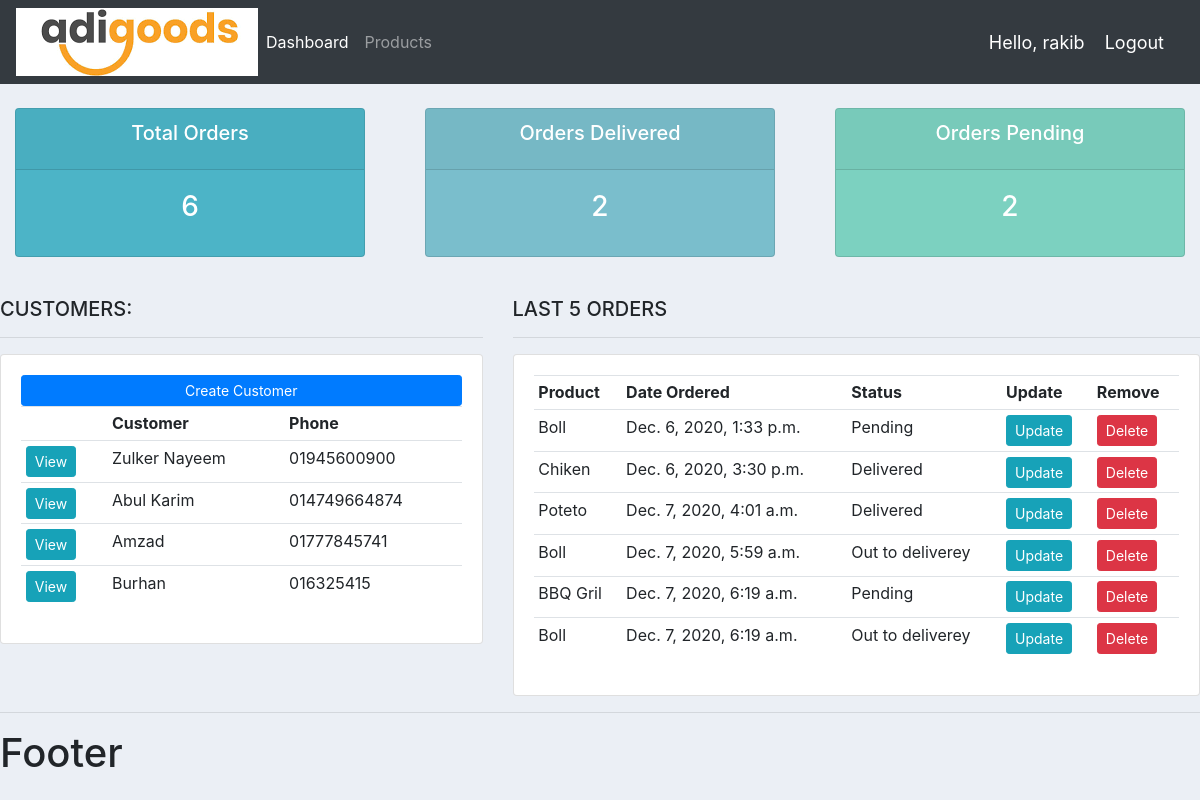
The app's page / (signed in) with its own data.
### accounts/models.py (models this page shows, shortened)
class Customer(models.Model):
    name = models.CharField(max_length=200, null=True)
    phone = models.CharField(max_length=200, null=True)
    email = models.CharField(max_length=200, null=True)
    date_created = models.DateTimeField(auto_now_add=True, null=True)

class Order(models.Model):
    STATUS = {
        ('Pending','Pending'),
        ('Out to deliverey', 'Out to deliverey'),
        ('Delivered', 'Delivered'),
    }
    customer = models.ForeignKey(Customer, null=True, on_delete=models.SET_NULL)
    product = models.ForeignKey(Product, null=True, on_delete=models.SET_NULL)
    date_created = models.DateTimeField(auto_now_add=True, null=True)
    status = models.CharField(max_length=200, null=True, choices=STATUS)
    note = models.CharField(max_length=1000, null=True)

class Product(models.Model):
    CATEGORY = {
        ('Indoor', 'Indoor'),
        ('Out Door', 'Out Door'),
    }
    name = models.CharField(max_length=200, null=True)
    price = models.FloatField(null=True)
    category = models.CharField(max_length=200, null=True, choices=CATEGORY)
    description = models.CharField(max_length=200, null=True, blank=True)
    date_created = models.DateTimeField(auto_now_add=True, null=True)
    tag = models.ManyToManyField(Tag)
    def __str__(self):
        return self.name

### accounts/views.py (the view)
# urls.py: 2. Add a URL to urlpatterns:  path('', views.home, name='home')
@login_required(login_url='login')
def home(request):
    customers = Customer.objects.all()
    orders = Order.objects.all()
    total_customers = customers.count()
    total_orders = orders.count()
    delivered = orders.filter(status='Delivered').count()
    pending = orders.filter(status='Pending').count()
    context = {'customers': customers, 'orders': orders, 'total_orders':total_orders, 'delivered': delivered, 'pending': pending, 'total_customers': total_customers}
    return render(request,'accounts/dashboard.html', context)

### accounts/templates/accounts/dashboard.html (shortened to what this page needs)
{% extends 'accounts/main.html' %}
{% block body %}
{% include 'accounts/status.html' %}
<br>
<div class="row">
	<div class="col-md-5">
		<h5>CUSTOMERS:</h5>
		<hr>
		<div class="card card-body">
			<a class="btn btn-primary  btn-sm btn-block" href="">Create Customer</a>
			<table class="table table-sm">
				<tr>
					<th></th>
					<th>Customer</th>
					<th>Phone</th>
				</tr>
				{% for customer in customers %}
				<tr>
					<td><a class="btn btn-sm btn-info" href="{% url 'customer' customer.id %}">View</a></td>
					<td>{{ customer.name }}</td>
					<td>{{ customer.phone }}</td>
				</tr>
				{% endfor %}
			</table>
		</div>
	</div>
	<div class="col-md-7">
		<h5>LAST 5 ORDERS</h5>
		<hr>
		<div class="card card-body">
			<table class="table table-sm">
				<tr>
					<th>Product</th>
					<th>Date Ordered</th>
					<th>Status</th>
					<th>Update</th>
					<th>Remove</th>
				</tr>
				{% for order in orders %}
                 <tr>
					 <td>{{ order.product }}</td>
					 <td>{{ order.date_created }}</td>
					 <td>{{ order.status }}</td>
					 <td><a class="btn btn-sm btn-info" href="{% url 'update_order' order.id %}">Update</a></td>
					 <td><a class="btn btn-sm btn-danger" href="{% url 'delete_order' order.id  %}">Delete</a></td>
				 </tr>
				{% endfor %}
			</table>
		</div>
	</div>
</div>
{% endblock %}

### accounts/templates/accounts/navbar.html (shortened to what this page needs)
{% load static %}
<nav class="navbar navbar-expand-lg navbar-dark bg-dark">
 <img src="{% static 'images/logo.png' %}">
  <div class="collapse navbar-collapse" id="navbarNav">
    <ul class="navbar-nav">
      <li class="nav-item active">
        <a class="nav-link" href="{% url 'home' %}">Dashboard</a>
      </li>
      <li class="nav-item">
        <a class="nav-link" href="{% url 'products' %}">Products</a>
      </li>
    </ul>
  </div>
  <span class="hello-msg">Hello, {{request.user}}</span>
  <span ><a  class="hello-msg" href="{% url 'logout' %}">Logout</a></span>
</nav>

### static/css/main.css (style rules this page uses)
body { background-color: #ebeff5; }

### accounts/templates/accounts/navbar.html (style rules this page uses)
.hello-msg { font-size: 18px; color: #fff; margin-right: 20px; }

### records on screen
Customer: name "Zulker Nayeem", phone "01945600900"
Customer: name "Abul Karim", phone "014749664874"
Customer: name "Amzad", phone "01777845741"
Customer: name "Burhan", phone "016325415"
Order: product "Boll", date_created "Dec. 6, 2020, 1:33 p.m.", status "Pending"
Order: product "Chiken", date_created "Dec. 6, 2020, 3:30 p.m.", status "Delivered"
Order: product "Poteto", date_created "Dec. 7, 2020, 4:01 a.m.", status "Delivered"
Order: product "Boll", date_created "Dec. 7, 2020, 5:59 a.m.", status "Out to deliverey"
Order: product "BBQ Gril", date_created "Dec. 7, 2020, 6:19 a.m.", status "Pending"
Order: product "Boll", date_created "Dec. 7, 2020, 6:19 a.m.", status "Out to deliverey"

### other values on screen
{{ request.user }} "rakib"
{{ total_orders }} "6"
{{ delivered }} "2"
{{ pending }} "2"
